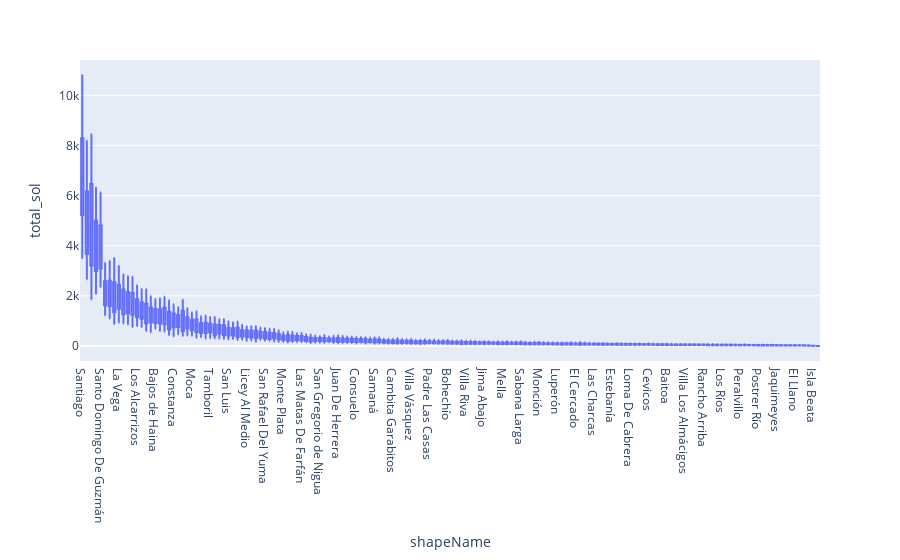

Notebook cell for this chart:
### Code cell
fig = px.box(egdp_sum, x = "shapeName", y = "total_sol")
fig.update_xaxes(categoryorder='total descending')
fig.show()

### Figure 1 — Plotly figure (JSON) as saved in the notebook; plotly's stock layout.template omitted (floating-point values rounded to 4 significant figures; data arrays with more than 128 entries replaced by an {"elided": "..."} marker saying what was removed)
{"data": [{"alignmentgroup": "True", "hovertemplate": "shapeName=%{x}<br>total_sol=%{y}<extra></extra>", "legendgroup": "", "marker": {"color": "#636efa"}, "name": "", "notched": false, "offsetgroup": "", "orientation": "v", "showlegend": false, "type": "box", "x": {"elided": "4536 str values"}, "x0": " ", "xaxis": "x", "y": {"elided": "4536 float values"}, "y0": " ", "yaxis": "y"}], "layout": {"autosize": true, "boxmode": "group", "legend": {"tracegroupgap": 0}, "margin": {"t": 60}, "xaxis": {"anchor": "y", "autorange": true, "categoryorder": "total descending", "domain": [0, 1], "range": [-0.5, 161.5], "title": {"text": "shapeName"}, "type": "category"}, "yaxis": {"anchor": "x", "autorange": true, "domain": [0, 1], "range": [-600.2, 11410.0], "title": {"text": "total_sol"}, "type": "linear"}}}
